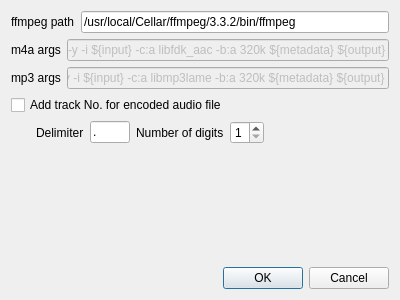
<?xml version="1.0" encoding="UTF-8"?>
<ui version="4.0">
 <class>DialogAppSettings</class>
 <widget class="QDialog" name="DialogAppSettings">
  <property name="geometry">
   <rect>
    <x>0</x>
    <y>0</y>
    <width>400</width>
    <height>300</height>
   </rect>
  </property>
  <property name="windowTitle">
   <string>Settings</string>
  </property>
  <layout class="QVBoxLayout" name="verticalLayout" stretch="0,0,0,0,0,0,0">
   <property name="spacing">
    <number>6</number>
   </property>
   <item>
    <layout class="QHBoxLayout" name="horizontalLayout_2">
     <item>
      <widget class="QLabel" name="label_2">
       <property name="text">
        <string>ffmpeg path</string>
       </property>
      </widget>
     </item>
     <item>
      <widget class="QLineEdit" name="ffmpeg_path">
       <property name="text">
        <string>/usr/local/Cellar/ffmpeg/3.3.2/bin/ffmpeg</string>
       </property>
      </widget>
     </item>
    </layout>
   </item>
   <item>
    <layout class="QHBoxLayout" name="horizontalLayout">
     <item>
      <widget class="QLabel" name="label">
       <property name="text">
        <string>m4a args</string>
       </property>
      </widget>
     </item>
     <item>
      <widget class="QLineEdit" name="m4a_args">
       <property name="enabled">
        <bool>false</bool>
       </property>
       <property name="text">
        <string>-y -i ${input} -c:a libfdk_aac -b:a 320k ${metadata} ${output}</string>
       </property>
      </widget>
     </item>
    </layout>
   </item>
   <item>
    <layout class="QHBoxLayout" name="horizontalLayout_3">
     <item>
      <widget class="QLabel" name="label_3">
       <property name="text">
        <string>mp3 args</string>
       </property>
      </widget>
     </item>
     <item>
      <widget class="QLineEdit" name="mp3_args">
       <property name="enabled">
        <bool>false</bool>
       </property>
       <property name="text">
        <string>-y -i ${input} -c:a libmp3lame -b:a 320k ${metadata} ${output}</string>
       </property>
      </widget>
     </item>
    </layout>
   </item>
   <item>
    <widget class="QCheckBox" name="check_addTrackNo">
     <property name="text">
      <string>Add track No. for encoded audio file</string>
     </property>
    </widget>
   </item>
   <item>
    <layout class="QHBoxLayout" name="horizontalLayout_4">
     <item>
      <spacer name="horizontalSpacer">
       <property name="orientation">
        <enum>Qt::Horizontal</enum>
       </property>
       <property name="sizeType">
        <enum>QSizePolicy::Fixed</enum>
       </property>
       <property name="sizeHint" stdset="0">
        <size>
         <width>25</width>
         <height>20</height>
        </size>
       </property>
      </spacer>
     </item>
     <item>
      <widget class="QLabel" name="label_4">
       <property name="text">
        <string>Delimiter</string>
       </property>
      </widget>
     </item>
     <item>
      <widget class="QLineEdit" name="track_no_delimiter">
       <property name="sizePolicy">
        <sizepolicy hsizetype="Fixed" vsizetype="Fixed">
         <horstretch>0</horstretch>
         <verstretch>0</verstretch>
        </sizepolicy>
       </property>
       <property name="maximumSize">
        <size>
         <width>40</width>
         <height>16777215</height>
        </size>
       </property>
       <property name="text">
        <string>.</string>
       </property>
       <property name="maxLength">
        <number>1</number>
       </property>
      </widget>
     </item>
     <item>
      <widget class="QLabel" name="label_5">
       <property name="text">
        <string>Number of digits</string>
       </property>
      </widget>
     </item>
     <item>
      <widget class="QSpinBox" name="num_of_digit">
       <property name="minimum">
        <number>1</number>
       </property>
       <property name="maximum">
        <number>5</number>
       </property>
      </widget>
     </item>
     <item>
      <spacer name="horizontalSpacer_2">
       <property name="orientation">
        <enum>Qt::Horizontal</enum>
       </property>
       <property name="sizeHint" stdset="0">
        <size>
         <width>40</width>
         <height>20</height>
        </size>
       </property>
      </spacer>
     </item>
    </layout>
   </item>
   <item>
    <spacer name="verticalSpacer">
     <property name="orientation">
      <enum>Qt::Vertical</enum>
     </property>
     <property name="sizeHint" stdset="0">
      <size>
       <width>20</width>
       <height>40</height>
      </size>
     </property>
    </spacer>
   </item>
   <item>
    <widget class="QDialogButtonBox" name="buttonBox">
     <property name="orientation">
      <enum>Qt::Horizontal</enum>
     </property>
     <property name="standardButtons">
      <set>QDialogButtonBox::Cancel|QDialogButtonBox::Ok</set>
     </property>
    </widget>
   </item>
  </layout>
 </widget>
 <resources/>
 <connections>
  <connection>
   <sender>buttonBox</sender>
   <signal>accepted()</signal>
   <receiver>DialogAppSettings</receiver>
   <slot>accept()</slot>
   <hints>
    <hint type="sourcelabel">
     <x>248</x>
     <y>254</y>
    </hint>
    <hint type="destinationlabel">
     <x>157</x>
     <y>274</y>
    </hint>
   </hints>
  </connection>
  <connection>
   <sender>buttonBox</sender>
   <signal>rejected()</signal>
   <receiver>DialogAppSettings</receiver>
   <slot>reject()</slot>
   <hints>
    <hint type="sourcelabel">
     <x>316</x>
     <y>260</y>
    </hint>
    <hint type="destinationlabel">
     <x>286</x>
     <y>274</y>
    </hint>
   </hints>
  </connection>
 </connections>
</ui>
